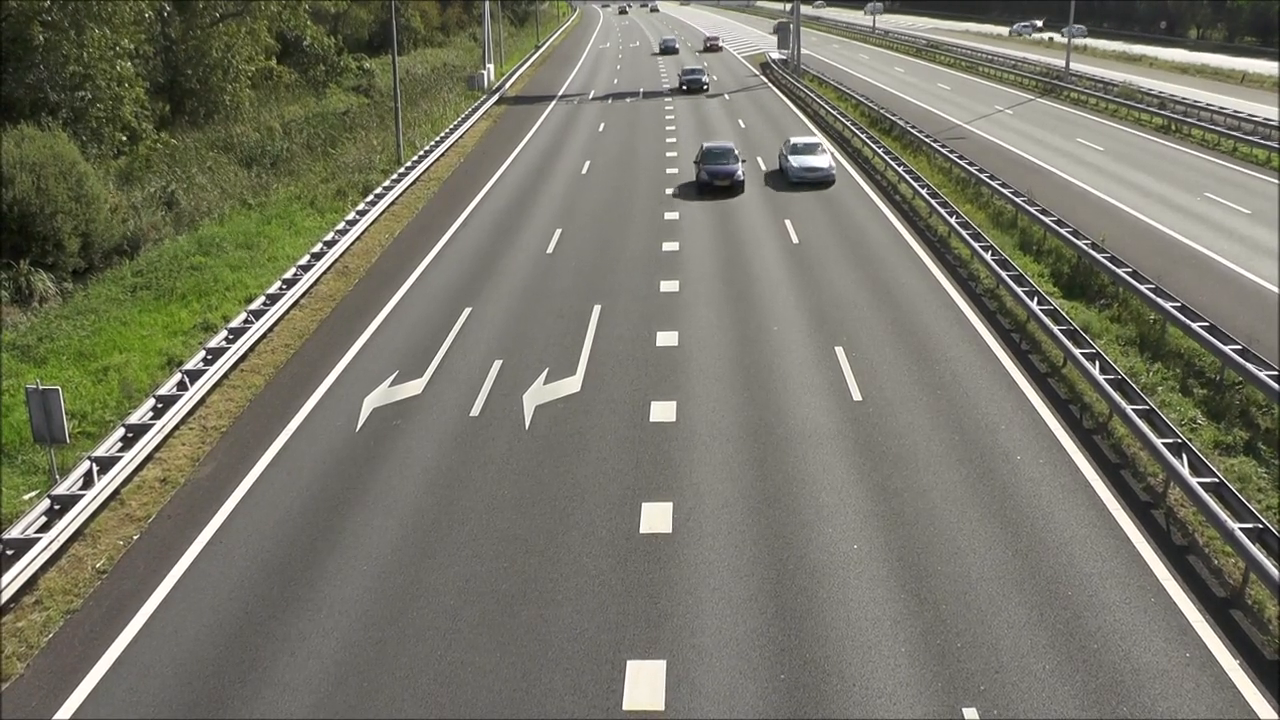
#> input picture frame 33 of OpenCV_tutorial/videos/ruch_drogowy.mp4, 1280 x 720 px
$ python Motion_detection.py
#> lines starting #> are read from the running program, lines starting #| are printed output that depends on the picture; after the words box and inside, x2 and y2 are one past the last pixel; in counts of white or black regions, pixels touching at a corner belong together
import cv2
import numpy as np

cap = cv2.VideoCapture('videos/ruch_drogowy.mp4') # otwarcie pliku video

# Odczytujemy dwie pierwsze klatki nagrania
ret, frame1 = cap.read()
#> frame1 is the input picture: shape (720, 1280, 3); mean B, G, R 103.9, 117.9, 118.6
ret, frame2 = cap.read()
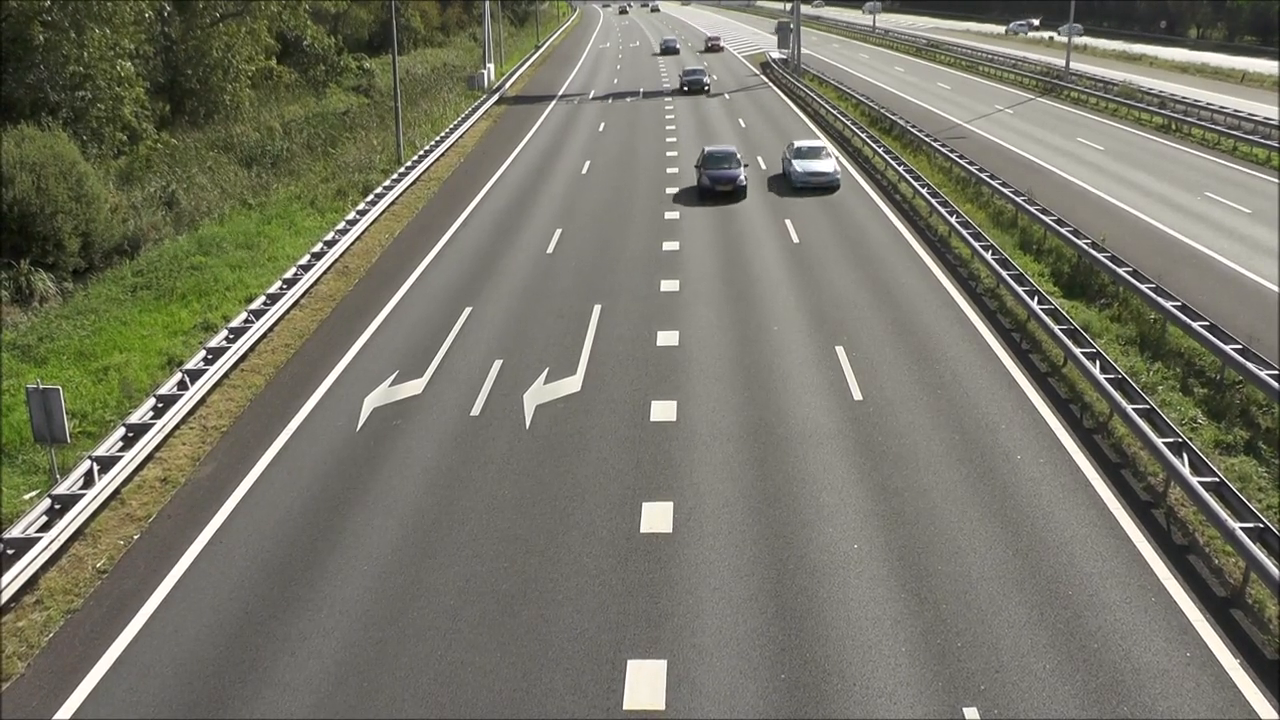
#> input picture frame 34 of OpenCV_tutorial/videos/ruch_drogowy.mp4, 1280 x 720 px
#> frame2 is the input picture: shape (720, 1280, 3); mean B, G, R 104, 118, 118.6


while cap.isOpened():

    diff = cv2.absdiff(frame1, frame2) # oblicza aboslutna roznice miedzy dwoma klatkami nagrania
    gray = cv2.cvtColor(diff, cv2.COLOR_BGR2GRAY) # zmeiniamy w skale szarosci
    blur = cv2.GaussianBlur(gray, (5,5), 0)
    _, thresh = cv2.threshold(gray, 65, 255, cv2.THRESH_BINARY)
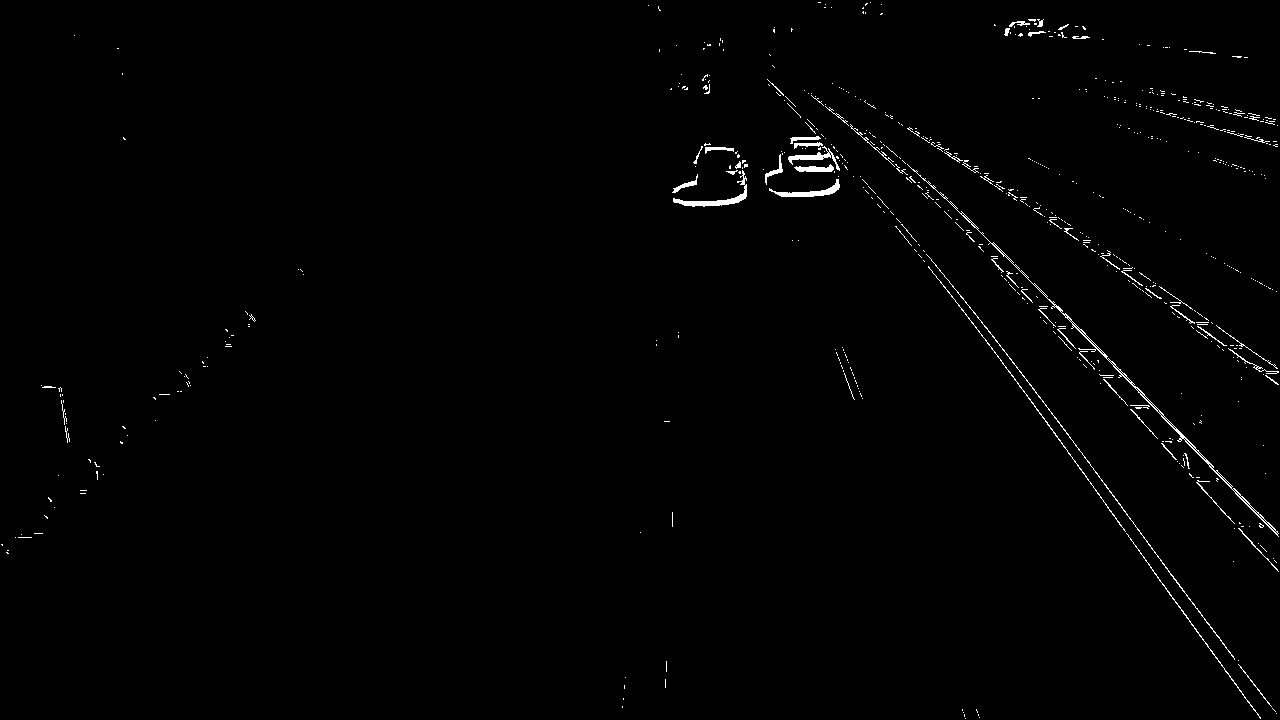
#> thresh: shape (720, 1280); 0.9% white in thin lines or dots
    dilated = cv2.dilate(thresh, (3,3), iterations=3)
#> dilated: shape (720, 1280); 2.3% white; 381 white regions (273 under 20 px)
    contours, hierarhy = cv2.findContours(dilated, cv2.RETR_TREE, cv2.CHAIN_APPROX_SIMPLE)
#> contours = 434 contours, 343 with area under 20; largest, box (x1, y1, x2, y2) and area: (907, 164, 1279, 540) 2454, (928, 266, 1261, 720) 1158, (926, 254, 1235, 663) 1066, (788, 119, 840, 174) 844, (1216, 325, 1279, 388) 830

    #cv2.drawContours(frame1, contours, -1, (0,255,0), 3)
    for c in contours:
        (x,y,w,h) = cv2.boundingRect(c)

        if cv2.contourArea(c) < 900:
            continue
        else:
            cv2.rectangle(frame1, (x,y), (x+w, y+h), (0,255,0), 3)
            cv2.putText(frame1, "Status: {}".format('Movement'), (10,20), cv2.FONT_HERSHEY_PLAIN, 1, (0,0,255), 3)
#> this loop made 434 passes
#> (c, x, y, w, h) on passes 3 to 5: ([[622, 706], [622, 710]], 622, 706, 1, 5), ([[623, 698], [623, 702]], 623, 698, 1, 5), ([[624, 685], [624, 691]], 624, 685, 1, 7)
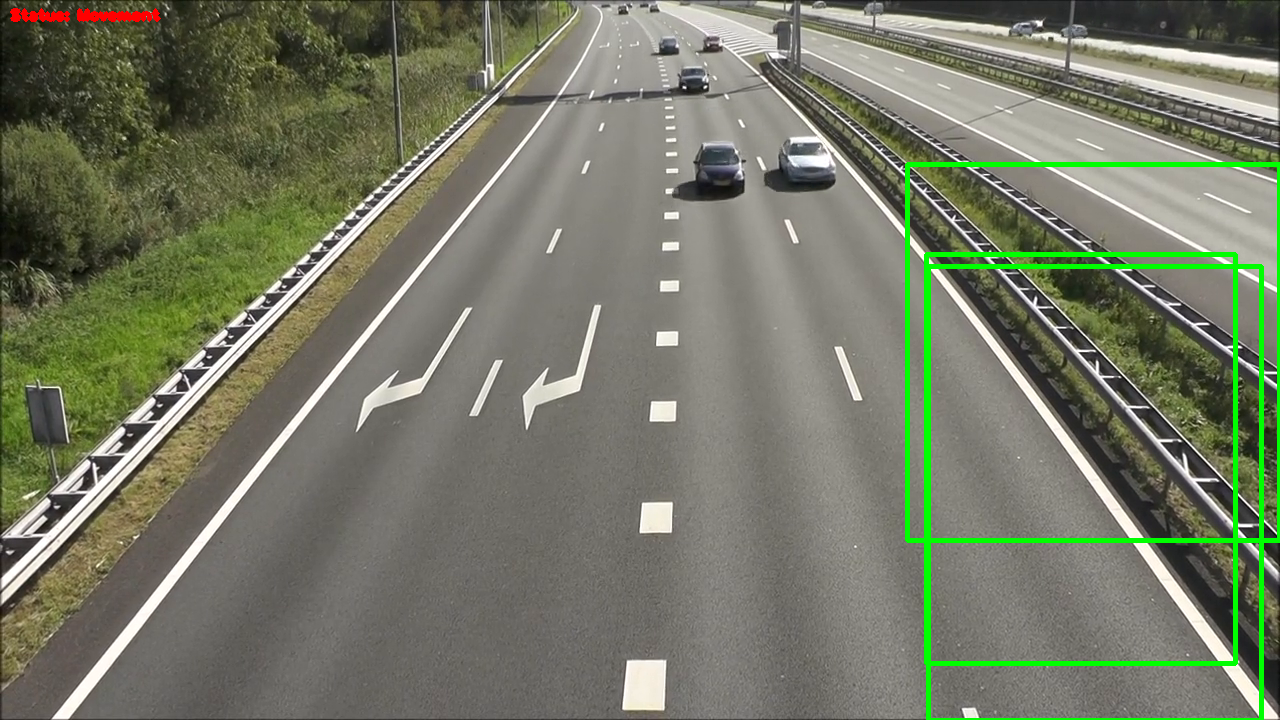
#> frame1: shape (720, 1280, 3); 2.25% of pixels changed, all inside (x1, y1, x2, y2) = (10, 8, 1280, 720)

    cv2.imshow("Frame1", frame1)

    frame1 = frame2
    ret, frame2 = cap.read()
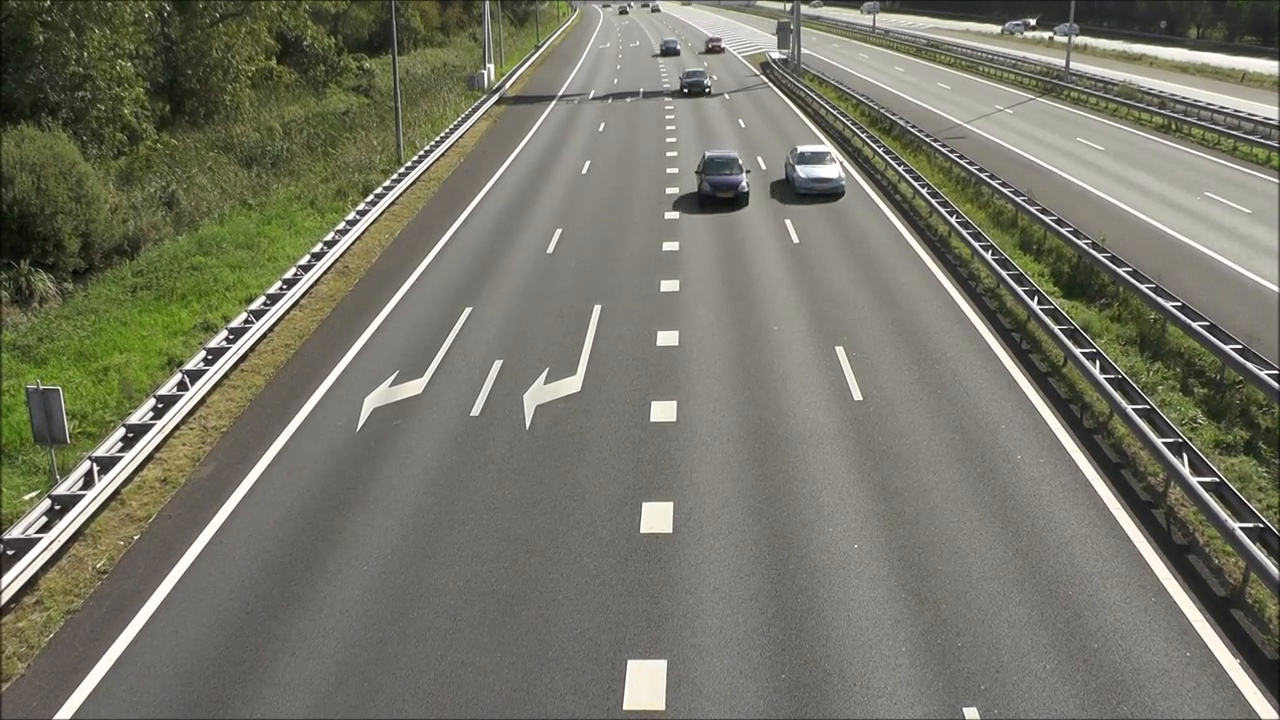
#> input picture frame 35 of OpenCV_tutorial/videos/ruch_drogowy.mp4, 1280 x 720 px
#> frame2 is the input picture: shape (720, 1280, 3); mean B, G, R 103.7, 117.7, 118.3

    if cv2.waitKey(40) == ord('q'):
#> (key q is pressed here)
        break

cap.release()
cv2.destroyAllWindows()

$ run again, starting later in the video
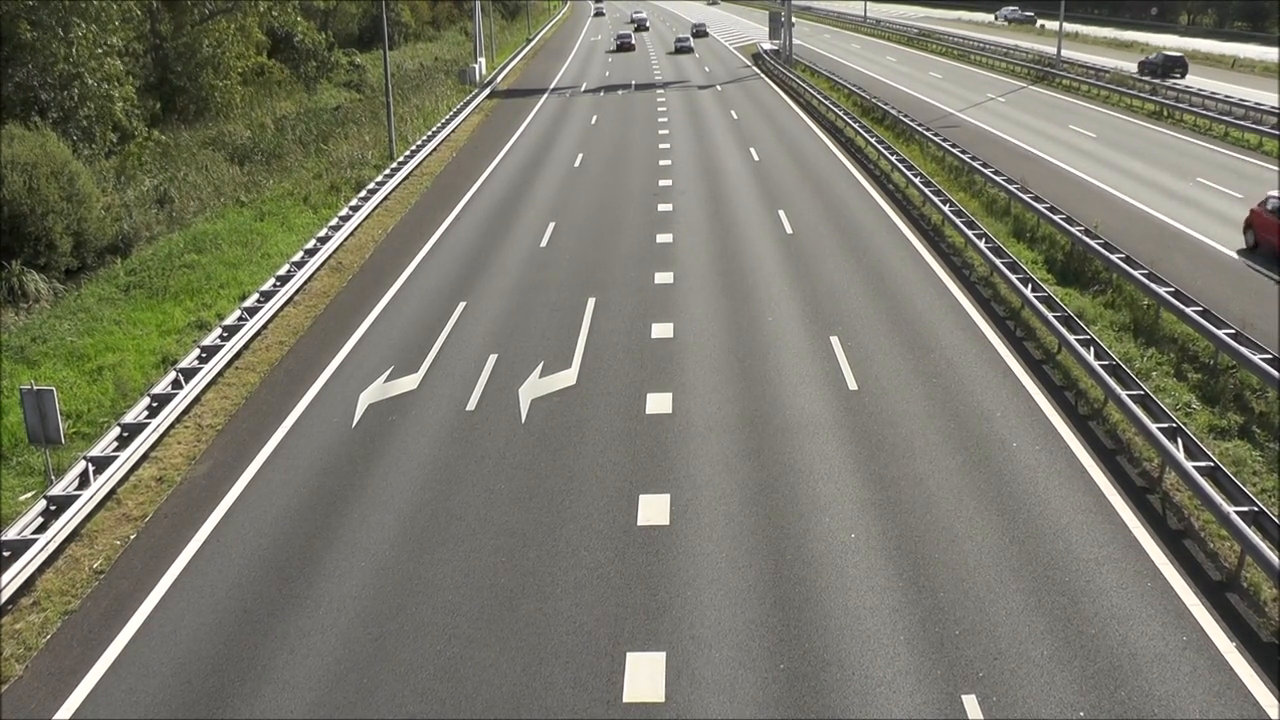
#> input picture frame 150 of OpenCV_tutorial/videos/ruch_drogowy.mp4, 1280 x 720 px
#> frame1 is the input picture: shape (720, 1280, 3); mean B, G, R 106.3, 120.4, 121.2
#> `_, thresh = cv2.threshold(gray, 65, 255, cv2.THRESH_BINARY)`:
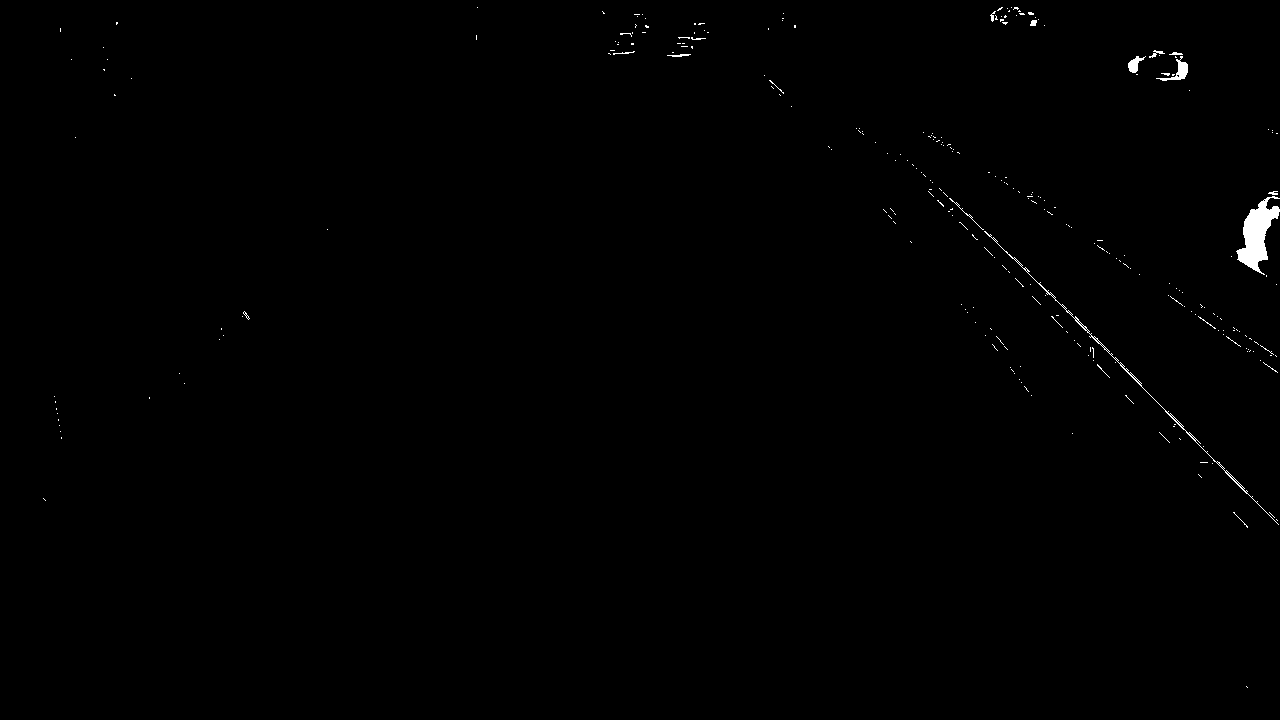
#> thresh: shape (720, 1280); 0.41% white; 279 white regions (264 under 20 px), largest, box (x1, y1, x2, y2) and area: (1236, 196, 1280, 275) 1574, (984, 231, 1279, 525) 588, (1156, 56, 1188, 81) 235
#> dilated: shape (720, 1280); 0.85% white; 212 white regions (154 under 20 px)
#> contours = 215 contours, 175 with area under 20; largest, box (x1, y1, x2, y2) and area: (1236, 191, 1280, 278) 1724, (949, 198, 1279, 528) 1464, (1156, 52, 1188, 84) 403, (1128, 56, 1146, 78) 176, (667, 52, 691, 60) 92
#> the loop `for c in contours:` made 215 passes
#> (c, x, y, w, h) on passes 1, 3, 4: ([[1246, 686], [1246, 689], [1247, 690], [1247, 687]], 1246, 686, 2, 5), ([[43, 498], [43, 501], [45, 503], [45, 500]], 43, 498, 3, 6), ([[1198, 474], [1198, 477], [1201, 480], [1201, 477]], 1198, 474, 4, 7)
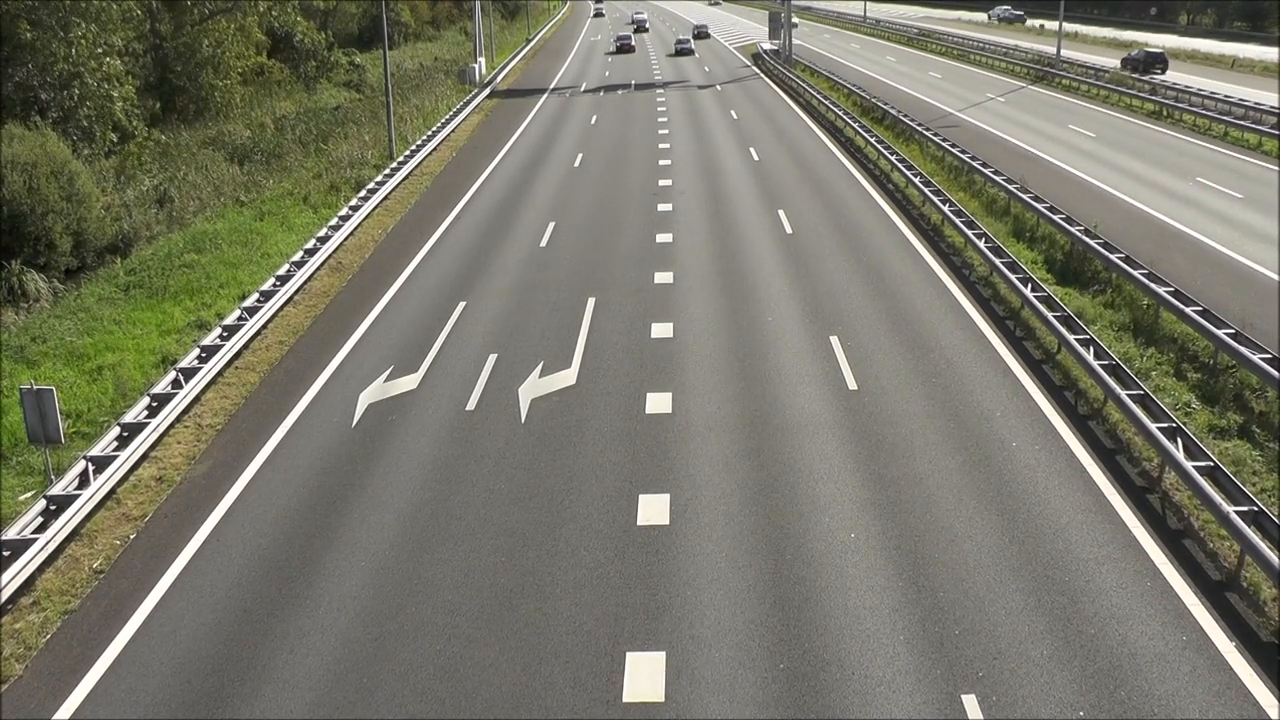
#> input picture frame 152 of OpenCV_tutorial/videos/ruch_drogowy.mp4, 1280 x 720 px
#> frame2 is the input picture: shape (720, 1280, 3); mean B, G, R 106.2, 120.5, 121.2
